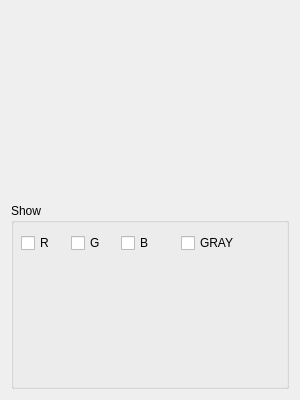
<?xml version="1.0" encoding="UTF-8"?>
<ui version="4.0">
 <class>dlgHistogram</class>
 <widget class="QDialog" name="dlgHistogram">
  <property name="windowModality">
   <enum>Qt::NonModal</enum>
  </property>
  <property name="geometry">
   <rect>
    <x>0</x>
    <y>0</y>
    <width>300</width>
    <height>400</height>
   </rect>
  </property>
  <property name="minimumSize">
   <size>
    <width>300</width>
    <height>400</height>
   </size>
  </property>
  <property name="windowTitle">
   <string>Histogram</string>
  </property>
  <property name="modal">
   <bool>true</bool>
  </property>
  <layout class="QGridLayout" name="gridLayout">
   <property name="sizeConstraint">
    <enum>QLayout::SetDefaultConstraint</enum>
   </property>
   <item row="1" column="0">
    <widget class="QGroupBox" name="groupBox">
     <property name="title">
      <string>Show</string>
     </property>
     <widget class="QCheckBox" name="chkRed">
      <property name="geometry">
       <rect>
        <x>10</x>
        <y>30</y>
        <width>89</width>
        <height>20</height>
       </rect>
      </property>
      <property name="text">
       <string>R</string>
      </property>
     </widget>
     <widget class="QCheckBox" name="chkGreen">
      <property name="geometry">
       <rect>
        <x>60</x>
        <y>30</y>
        <width>89</width>
        <height>20</height>
       </rect>
      </property>
      <property name="text">
       <string>G</string>
      </property>
     </widget>
     <widget class="QCheckBox" name="chkBlue">
      <property name="geometry">
       <rect>
        <x>110</x>
        <y>30</y>
        <width>41</width>
        <height>20</height>
       </rect>
      </property>
      <property name="text">
       <string>B</string>
      </property>
     </widget>
     <widget class="QCheckBox" name="chkGray">
      <property name="geometry">
       <rect>
        <x>170</x>
        <y>30</y>
        <width>89</width>
        <height>20</height>
       </rect>
      </property>
      <property name="text">
       <string>GRAY</string>
      </property>
     </widget>
     <zorder>widget</zorder>
     <zorder>chkRed</zorder>
     <zorder>chkGreen</zorder>
     <zorder>chkBlue</zorder>
     <zorder>chkGray</zorder>
    </widget>
   </item>
   <item row="0" column="0">
    <widget class="QCustomPlot" name="widget" native="true"/>
   </item>
  </layout>
 </widget>
 <customwidgets>
  <customwidget>
   <class>QCustomPlot</class>
   <extends>QWidget</extends>
   <header>qcustomplot.h</header>
   <container>1</container>
  </customwidget>
 </customwidgets>
 <resources/>
 <connections/>
</ui>
